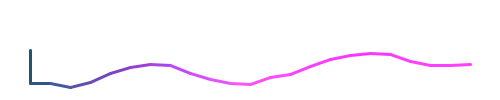
Frame 1 (no input)
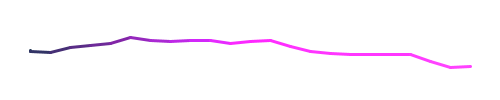
Frame 60 (the mouse pressed at the canvas centre just before this capture)
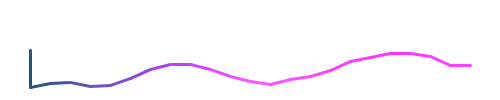
Frame 120 (the mouse held since frame 60 and released just before this capture)

The Processing sketch that drew these frames (run headless with seeded random() and noise(); from frame 60 on, the mouse is pressed at the canvas centre):

// Processing sketch: processing_117769
// ── processing_117769.pde

//20131023 processing lesson -HorusWang
//Randomness&noise;
void setup(){
size(500,100);
noiseSeed(10);
stroke(0,10);

}


void draw(){
background(255);
strokeWeight(3);
stroke(20, 30, 50);
float nlevel = 0.1;
float xstep = 20;
float ystep = 0;
float lastx = 30;
float lasty = 50;
float ynoise = random(20);
float y ;
int border = 30;
for (int x=border; x<=width-border;x+=xstep) {
y = 10+noise(ynoise)*100;
y += ystep;
stroke(x,y,x+y);
line(x, y, lastx, lasty);
lastx = x;
lasty = y;
ynoise += nlevel;
}


}
